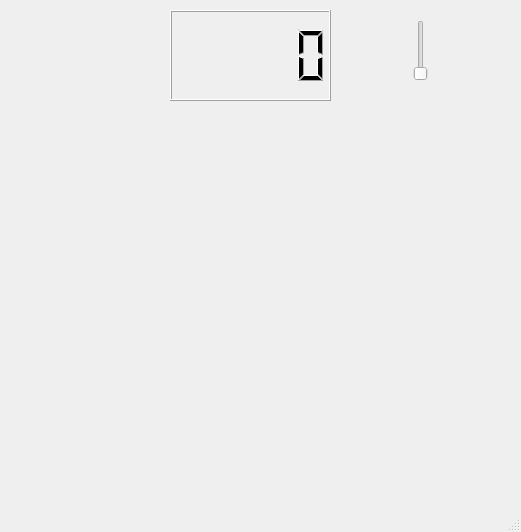
<?xml version="1.0" encoding="UTF-8"?>
<ui version="4.0">
 <class>MainWindow</class>
 <widget class="QMainWindow" name="MainWindow">
  <property name="geometry">
   <rect>
    <x>0</x>
    <y>0</y>
    <width>521</width>
    <height>532</height>
   </rect>
  </property>
  <property name="windowTitle">
   <string>MainWindow</string>
  </property>
  <widget class="QWidget" name="centralwidget">
   <widget class="Dial_3" name="dial_3Widget">
    <property name="geometry">
     <rect>
      <x>0</x>
      <y>0</y>
      <width>234</width>
      <height>234</height>
     </rect>
    </property>
    <property name="toolTip">
     <string>Dial Widget 3</string>
    </property>
    <property name="whatsThis">
     <string>SCADA Dial 3</string>
    </property>
    <property name="MaxValue">
     <number>1000</number>
    </property>
    <property name="StepScale" stdset="0">
     <number>50</number>
    </property>
   </widget>
   <widget class="Dial_3" name="dial_3Widget_2">
    <property name="geometry">
     <rect>
      <x>0</x>
      <y>240</y>
      <width>234</width>
      <height>234</height>
     </rect>
    </property>
    <property name="toolTip">
     <string>Dial Widget 3</string>
    </property>
    <property name="whatsThis">
     <string>SCADA Dial 3</string>
    </property>
    <property name="MaxValue">
     <number>1000</number>
    </property>
    <property name="StepScale" stdset="0">
     <number>50</number>
    </property>
   </widget>
   <widget class="DisplayLCD" name="displayLCD">
    <property name="geometry">
     <rect>
      <x>170</x>
      <y>10</y>
      <width>161</width>
      <height>91</height>
     </rect>
    </property>
    <property name="toolTip">
     <string>DisplayLCD Widget</string>
    </property>
    <property name="whatsThis">
     <string>DisplayLCD SCADA</string>
    </property>
   </widget>
   <widget class="Thermometer" name="thermometer">
    <property name="geometry">
     <rect>
      <x>260</x>
      <y>160</y>
      <width>121</width>
      <height>331</height>
     </rect>
    </property>
    <property name="toolTip">
     <string>Thermometer Widget</string>
    </property>
    <property name="whatsThis">
     <string>SCADA Thermometer</string>
    </property>
    <property name="MaxValue" stdset="0">
     <double>1000.000000000000000</double>
    </property>
    <property name="MinLimit">
     <double>25.000000000000000</double>
    </property>
    <property name="MaxLimit">
     <double>75.000000000000000</double>
    </property>
   </widget>
   <widget class="Slider" name="slider">
    <property name="geometry">
     <rect>
      <x>350</x>
      <y>20</y>
      <width>141</width>
      <height>61</height>
     </rect>
    </property>
    <property name="toolTip">
     <string>Slider Widget</string>
    </property>
    <property name="whatsThis">
     <string>SCADA Slider</string>
    </property>
    <property name="Maximum_Value" stdset="0">
     <double>1000.000000000000000</double>
    </property>
   </widget>
   <widget class="Thermo" name="thermo">
    <property name="geometry">
     <rect>
      <x>392</x>
      <y>160</y>
      <width>101</width>
      <height>331</height>
     </rect>
    </property>
    <property name="toolTip">
     <string>Thermo Widget</string>
    </property>
    <property name="whatsThis">
     <string>SCADA Thermo</string>
    </property>
    <property name="AlarmLevel">
     <double>800.000000000000000</double>
    </property>
    <property name="MaximumValue" stdset="0">
     <double>1000.000000000000000</double>
    </property>
   </widget>
  </widget>
  <widget class="QMenuBar" name="menubar">
   <property name="geometry">
    <rect>
     <x>0</x>
     <y>0</y>
     <width>521</width>
     <height>29</height>
    </rect>
   </property>
  </widget>
  <widget class="QStatusBar" name="statusbar"/>
 </widget>
 <customwidgets>
  <customwidget>
   <class>Dial_3</class>
   <extends>QwtDial</extends>
   <header>dial_3</header>
  </customwidget>
  <customwidget>
   <class>DisplayLCD</class>
   <extends>QLCDNumber</extends>
   <header>lcd</header>
  </customwidget>
  <customwidget>
   <class>Slider</class>
   <extends>QSlider</extends>
   <header>slider</header>
  </customwidget>
  <customwidget>
   <class>Thermometer</class>
   <extends>QWidget</extends>
   <header>thermometer</header>
  </customwidget>
  <customwidget>
   <class>Thermo</class>
   <extends>QWidget</extends>
   <header>thermo</header>
  </customwidget>
  <customwidget>
   <class>QwtDial</class>
   <extends>QWidget</extends>
   <header>qwt_dial.h</header>
  </customwidget>
 </customwidgets>
 <resources/>
 <connections/>
</ui>
